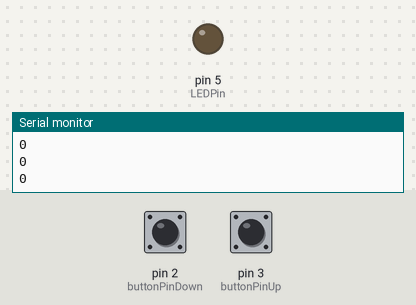
A sketch run on a simulated Arduino Uno, built with avr-gcc and run on an emulated ATmega328P. Parts: output pins drawn as LEDs (lit = HIGH), the last lines printed to the serial monitor. The inputs (shaded band) are chosen by the test bench; at power-on: pin 3 (buttonPinUp) LOW, pin 2 (buttonPinDown) LOW.

Above: at 1.2 s.
1.3 s: pin 3 (buttonPinUp) pulled HIGH for 1 s
At 3.0 s:
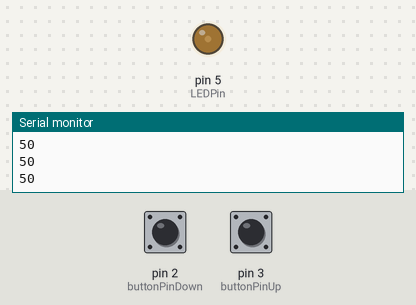
4.3 s: pin 3 (buttonPinUp) pulled HIGH for 3.2 s
At 8.5 s:
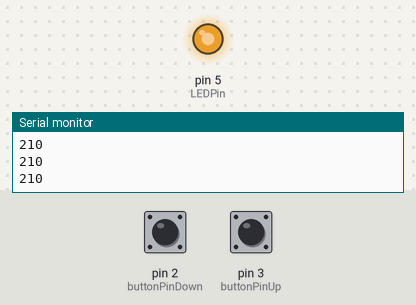
9.0 s: pin 2 (buttonPinDown) pulled HIGH for 1 s
At 10.6 s:
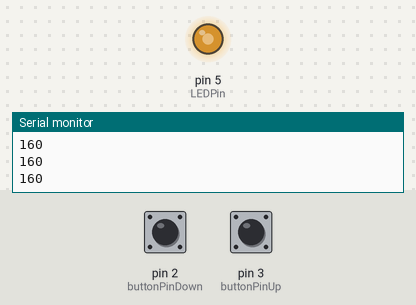
Timing chart, 0 to 12.1 s (numbered marks = the images above; inputs shaded):
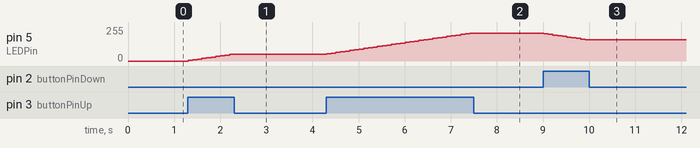

Measured:
- after the input at 1.3 s, pin 5 (LEDPin): moves from 0/255 to 50/255 over 0.90 s, starting at once
- after the input at 4.3 s, pin 5 (LEDPin): moves from 50/255 to 210/255 over 3.1 s, starting at once
- after the input at 9.0 s, pin 5 (LEDPin): moves from 210/255 to 160/255 over 0.90 s, starting at once

The sketch:

button_dimmable_led.ino
```cpp
int buttonPinDown=2;
int buttonPinUp=3;
int LEDPin=5;

int decrease=LOW;
int increase=LOW;
int LEDVal=0;

void setup() {
  Serial.begin(9600);
  pinMode(buttonPinDown,INPUT);
  pinMode(buttonPinUp,INPUT);
  pinMode(LEDPin,OUTPUT);
}

void loop() {
  if(digitalRead(buttonPinDown)){
    if(LEDVal>=5){
      LEDVal-=5;
    }
  }
  else if(digitalRead(buttonPinUp)){
    if(LEDVal<255){
      LEDVal+=5;
    }
  }
  analogWrite(LEDPin,LEDVal);
  Serial.println(LEDVal);
  delay(100);
}
```
